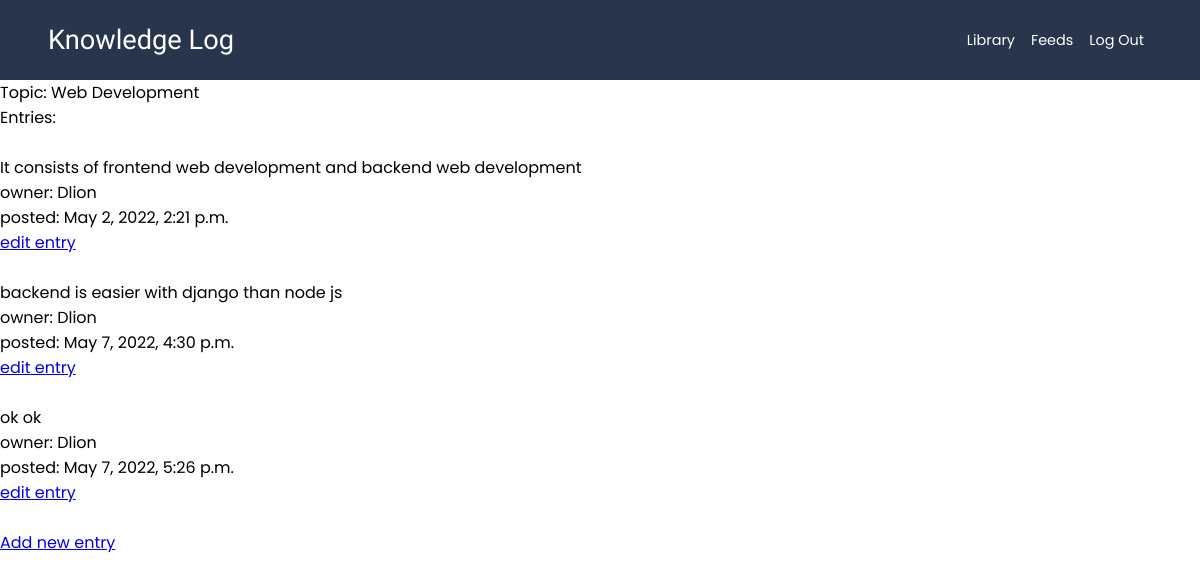
/topic/2/ (signed in), run on the app's committed database.
### logs/models.py (models this page shows, shortened)
class Topic(models.Model):
    topic=models.CharField(max_length=100)
    description=models.TextField(blank=True, default='')
    date_added= models.DateTimeField(auto_now_add=True)
    owner=models.ForeignKey(User, on_delete=models.CASCADE)
    public=models.BooleanField(default=False)
    def __str__(self):
        return self.topic

class Entry(models.Model):
    topic=models.ForeignKey(Topic, on_delete=models.CASCADE)
    entry=models.TextField()
    date_added=models.DateTimeField(auto_now_add=True)
    owner=models.ForeignKey(User, on_delete=models.CASCADE)
    class Meta:
        verbose_name_plural='entries'

### logs/views.py (the view)
# urls.py: path('topic/<int:topic_id>/', views.topic, name='topic'),
@login_required
def topic(request, topic_id):
    topic = Topic.objects.get(id=topic_id)
    if topic.public == True:
        entries = topic.entry_set.order_by('date_added')
    else:
        if topic.owner != request.user:
            return render(request, 'logs/error.html', {})
    entries = topic.entry_set.order_by('date_added')
    return render(request, 'logs/topic.html', {'topic': topic, 'entries': entries})

### templates/logs/topic.html
{% extends "logs/base.html" %}
{% block content %}
<p>Topic: {{ topic }}</p>
<p>Entries:</p>
<br>
<ul>
    {% for entry in entries %}
    <li>
        <p>{{ entry.entry|linebreaks }}</p>
        <p>owner: {{entry.owner}}</p>
        <p>posted: {{ entry.date_added}}</p>
        {% if topic.public is not True %}
        <a href="{% url 'logs:edit_entry' entry.id %}">edit entry</a>
        {% endif %}
        <br><br>
    </li>
    {% empty %}
    <li>There are no entries for this topic yet.</li>
    {% endfor %}
</ul>
<a href="{% url 'logs:new_entry' topic.id %}">Add new entry</a>
{% endblock content %}

### static/css/index.css (style rules this page uses)
*, *::after, *::before { margin: 0; padding: 0; box-sizing: border-box; }
:root { --base-color: #29354d; }
body { font-family: 'Poppins', sans-serif; min-height: 100vh; }

### data on the page
Topic: topic "Web Development"
Entry: entry "It consists of frontend web development and backend web development", owner "Dlion", date_added "May 2, 2022, 2:21 p.m."
Entry: entry "backend is easier with django than node js", owner "Dlion", date_added "May 7, 2022, 4:30 p.m."
Entry: entry "ok ok", owner "Dlion", date_added "May 7, 2022, 5:26 p.m."
